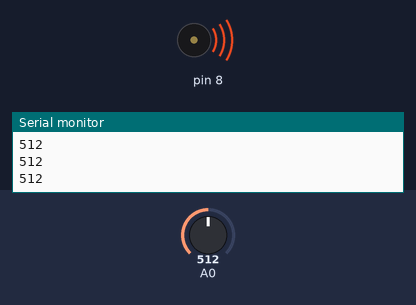
A sketch run on a simulated Arduino Uno, built with avr-gcc and run on an emulated ATmega328P. On the bench: buzzer (waves = sounding), the last lines printed to the serial monitor. The inputs (shaded band) are chosen by the test bench; at power-on: A0 = 512.

Above: at 1.2 s.
1.3 s: A0 set to 529
At 1.6 s:
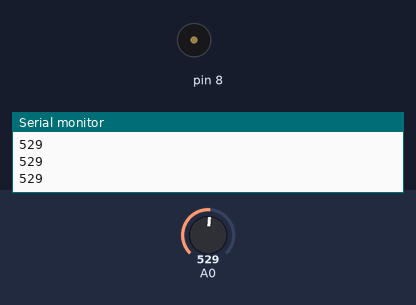
2.8 s: A0 set to 511
At 4.0 s:
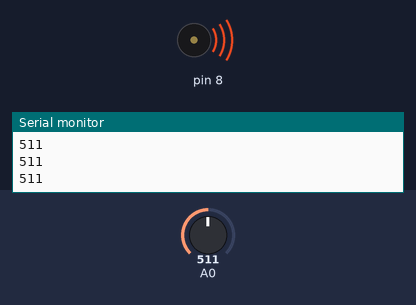
4.3 s: A0 set to 306
At 5.2 s:
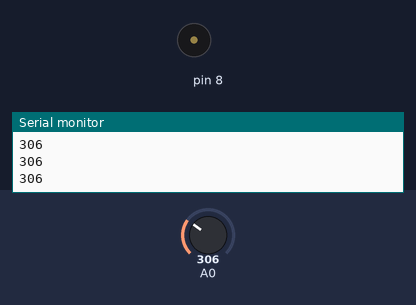
Timing chart, 0 to 7.3 s (numbered marks = the images above; inputs shaded):
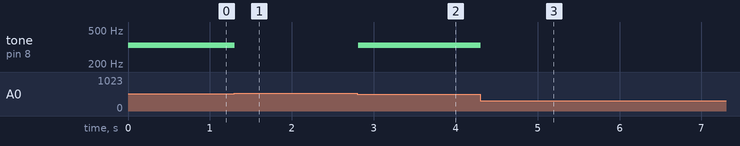

The sketch:

project-7.ino
```cpp
//4-note keyboard

//C, D, E, F

int notes[] = {262, 294, 330 , 349 };

void setup() {
  Serial.begin(9600);
}

void loop() {
  int keyVal = analogRead(A0);
  Serial.println(keyVal);

  switch (keyVal) {
    case 1023:
      tone(8, notes[0]);
      break;
    case 990 ... 1010:
      tone(8, notes[1]);
      break;
    case 505 ... 515:
      tone(8, notes[2]);
      break;
    case 5 ... 10:
      tone(8, notes[3]);
      break;
    default:
      noTone(8);
      break;
  }
}
```

Measured:
- the behaviour switches between 515 and 516 on A0 (found by bisection; images 0 and 1)
- after the input at 1.3 s, tone on pin 8: 330 Hz → silent at once
- after the input at 2.8 s, tone on pin 8: silent → 330 Hz at once
- after the input at 4.3 s, tone on pin 8: 330 Hz → silent at once
